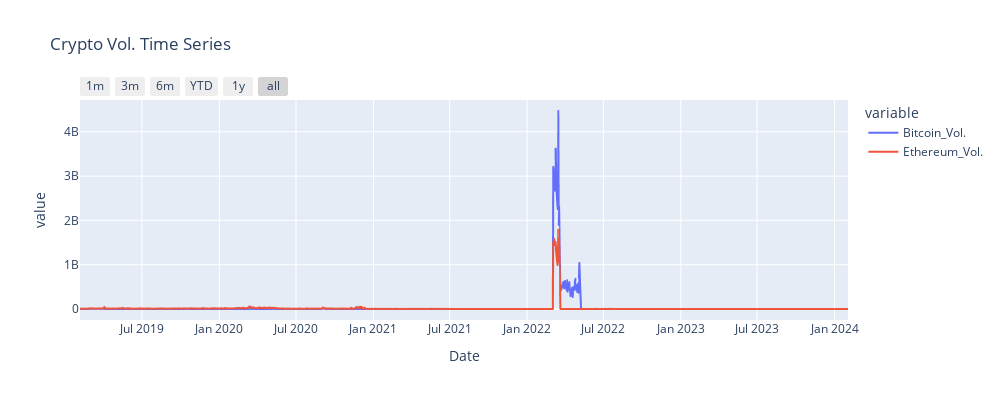

Notebook source saved alongside this figure:
### Code cell
fig = px.line(df, y=_crypto_vol, title='Crypto Vol. Time Series', width = 1000, height = 400)

fig.update_xaxes(
    rangeselector=dict(
        buttons=list([
            dict(count=1, label="1m", step="month", stepmode="backward"),
            dict(count=3, label="3m", step="month", stepmode="backward"),
            dict(count=6, label="6m", step="month", stepmode="backward"),
            dict(count=1, label="YTD", step="year", stepmode="todate"),
            dict(count=1, label="1y", step="year", stepmode="backward"),
            dict(step="all")
        ])
    )
)
fig.show()

### Figure 1 — Plotly figure (JSON) as saved in the notebook; plotly's stock layout.template omitted (floating-point values rounded to 4 significant figures; data arrays with more than 128 entries replaced by an {"elided": "..."} marker saying what was removed)
{"data": [{"hovertemplate": "variable=Bitcoin_Vol.<br>Date=%{x}<br>value=%{y}<extra></extra>", "legendgroup": "Bitcoin_Vol.", "line": {"color": "#636efa", "dash": "solid"}, "marker": {"symbol": "circle"}, "mode": "lines", "name": "Bitcoin_Vol.", "showlegend": true, "type": "scattergl", "x": {"elided": "1243 str values"}, "xaxis": "x", "y": {"elided": "1243 float values"}, "yaxis": "y"}, {"hovertemplate": "variable=Ethereum_Vol.<br>Date=%{x}<br>value=%{y}<extra></extra>", "legendgroup": "Ethereum_Vol.", "line": {"color": "#EF553B", "dash": "solid"}, "marker": {"symbol": "circle"}, "mode": "lines", "name": "Ethereum_Vol.", "showlegend": true, "type": "scattergl", "x": {"elided": "1243 str values"}, "xaxis": "x", "y": {"elided": "1243 float values"}, "yaxis": "y"}], "layout": {"height": 400, "legend": {"title": {"text": "variable"}, "tracegroupgap": 0}, "title": {"text": "Crypto Vol. Time Series"}, "width": 1000, "xaxis": {"anchor": "y", "domain": [0, 1], "rangeselector": {"buttons": [{"count": 1, "label": "1m", "step": "month", "stepmode": "backward"}, {"count": 3, "label": "3m", "step": "month", "stepmode": "backward"}, {"count": 6, "label": "6m", "step": "month", "stepmode": "backward"}, {"count": 1, "label": "YTD", "step": "year", "stepmode": "todate"}, {"count": 1, "label": "1y", "step": "year", "stepmode": "backward"}, {"step": "all"}]}, "title": {"text": "Date"}}, "yaxis": {"anchor": "x", "domain": [0, 1], "title": {"text": "value"}}}}
